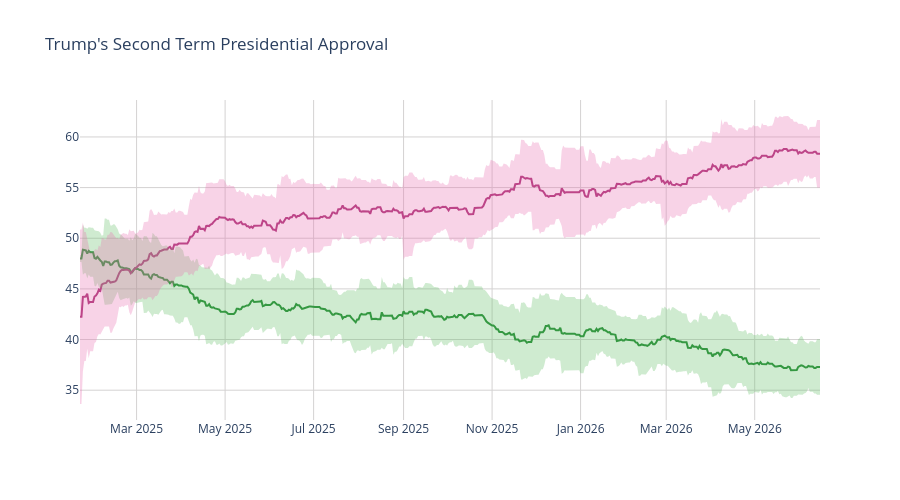

The code cell stored with this chart in its notebook:
### Code cell
disappr_ci_hex = "#e86eaf"
appr_ci_hex = "#60be65"
disappr_ci_rgba = "rgba(232, 110, 175, 0.3)"
appr_ci_rgba = "rgba(96, 190, 101, 0.3)"
grid_col = "#d4d2d2"


# Approve
fig = go.Figure(go.Scatter(
    x=pres['end_date'],
    y=pres['approve'],
    hovertemplate="%{y:.2f}%",
    name="<b>Approve</b>",
    line=dict(color="#228833"),
    showlegend=False
))

# Disapprove
fig.add_trace(go.Scatter(
    x=pres['end_date'],
    y=pres['disapprove'],
    hovertemplate="%{y:.2f}%",
    name="<b>Disapprove</b>",
    line=dict(color="#aa3377"),
    showlegend=False
    )
)

# Approve CI
fig.add_traces([

    # Upper bound
    go.Scatter(
        x=pres['end_date'],
        y=pres['approve_upper_ci'],
        marker=dict(color=appr_ci_hex),
        line=dict(width=0),
        mode='lines',
        showlegend=False,
        hoverinfo="skip"
    ),

    # Lower bound
    go.Scatter(
        x=pres['end_date'],
        y=pres['approve_lower_ci'],
        marker=dict(color=appr_ci_hex),
        line=dict(width=0),
        mode='lines',
        fillcolor=appr_ci_rgba,
        fill="tonexty",
        showlegend=False,
        hoverinfo="skip"
    )
])

# Disapprove CI
fig.add_traces([

    # Upper bound
    go.Scatter(
        x=pres['end_date'],
        y=pres['disapprove_upper_ci'],
        marker=dict(color=disappr_ci_hex),
        line=dict(width=0),
        mode='lines',
        showlegend=False,
        hoverinfo="skip"
    ),

    # Lower bound
    go.Scatter(
        x=pres['end_date'],
        y=pres['disapprove_lower_ci'],
        marker=dict(color=disappr_ci_hex),
        line=dict(width=0),
        mode='lines',
        fillcolor=disappr_ci_rgba,
        fill="tonexty",
        showlegend=False,
        hoverinfo="skip"
    )
])

fig.update_layout(
    title=dict(text="Trump's Second Term Presidential Approval"),
    hovermode="x"
)

fig.update_xaxes(gridcolor=grid_col)
fig.update_yaxes(gridcolor=grid_col)

fig.update_layout(hovermode="x", hoverlabel_align="right", plot_bgcolor="rgba(0, 0, 0, 0)", height=500)
fig.show()

### Figure 1 — Plotly figure (JSON) as saved in the notebook; plotly's stock layout.template omitted (floating-point values rounded to 4 significant figures; data arrays with more than 128 entries replaced by an {"elided": "..."} marker saying what was removed)
{"data": [{"hovertemplate": "%{y:.2f}%", "line": {"color": "#228833"}, "name": "<b>Approve</b>", "showlegend": false, "type": "scatter", "x": {"elided": "511 str values"}, "y": {"elided": "511 float values"}}, {"hovertemplate": "%{y:.2f}%", "line": {"color": "#aa3377"}, "name": "<b>Disapprove</b>", "showlegend": false, "type": "scatter", "x": {"elided": "511 str values"}, "y": {"elided": "511 float values"}}, {"hoverinfo": "skip", "line": {"width": 0}, "marker": {"color": "#60be65"}, "mode": "lines", "showlegend": false, "type": "scatter", "x": {"elided": "511 str values"}, "y": {"elided": "511 float values"}}, {"fill": "tonexty", "fillcolor": "rgba(96, 190, 101, 0.3)", "hoverinfo": "skip", "line": {"width": 0}, "marker": {"color": "#60be65"}, "mode": "lines", "showlegend": false, "type": "scatter", "x": {"elided": "511 str values"}, "y": {"elided": "511 float values"}}, {"hoverinfo": "skip", "line": {"width": 0}, "marker": {"color": "#e86eaf"}, "mode": "lines", "showlegend": false, "type": "scatter", "x": {"elided": "511 str values"}, "y": {"elided": "511 float values"}}, {"fill": "tonexty", "fillcolor": "rgba(232, 110, 175, 0.3)", "hoverinfo": "skip", "line": {"width": 0}, "marker": {"color": "#e86eaf"}, "mode": "lines", "showlegend": false, "type": "scatter", "x": {"elided": "511 str values"}, "y": {"elided": "511 float values"}}], "layout": {"height": 500, "hoverlabel": {"align": "right"}, "hovermode": "x", "plot_bgcolor": "rgba(0, 0, 0, 0)", "title": {"text": "Trump's Second Term Presidential Approval"}, "xaxis": {"gridcolor": "#d4d2d2"}, "yaxis": {"gridcolor": "#d4d2d2"}}}
